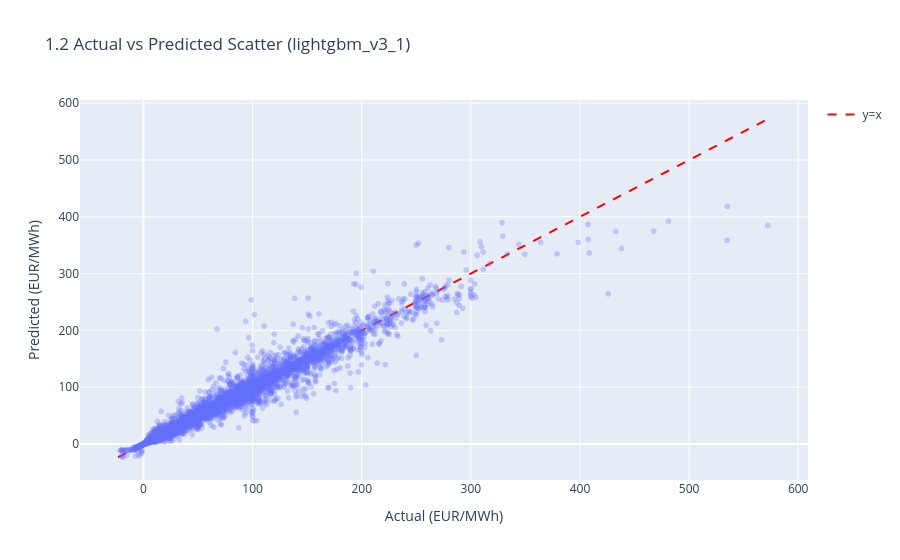

The code cell stored with this chart in its notebook:
### Code cell
# 1.2 Actual vs Predicted - scatter with identity line (sampled for performance)
rng = np.random.RandomState(42)
idx = rng.choice(len(y_test), size=min(20000, len(y_test)), replace=False)

fig = px.scatter(x=y_test.values[idx], y=y_pred[idx], opacity=0.3,
                 title=f'1.2 Actual vs Predicted Scatter ({MODEL_NAME})',
                 labels={'x': 'Actual (EUR/MWh)', 'y': 'Predicted (EUR/MWh)'})

lims = [float(min(y_test.min(), y_pred.min())), float(max(y_test.max(), y_pred.max()))]
fig.add_trace(go.Scatter(x=lims, y=lims, mode='lines', name='y=x',
                         line=dict(color='red', dash='dash')))
show(fig)

### Figure 1 — Plotly figure (JSON) as saved in the notebook; plotly's stock layout.template omitted (floating-point values rounded to 4 significant figures; data arrays with more than 128 entries replaced by an {"elided": "..."} marker saying what was removed)
{"data": [{"hovertemplate": "Actual (EUR/MWh)=%{x}<br>Predicted (EUR/MWh)=%{y}<extra></extra>", "legendgroup": "", "marker": {"color": "#636efa", "opacity": 0.3, "symbol": "circle"}, "mode": "markers", "name": "", "showlegend": false, "type": "scattergl", "x": {"elided": "20000 float values"}, "xaxis": "x", "y": {"elided": "20000 float values"}, "yaxis": "y"}, {"line": {"color": "red", "dash": "dash"}, "mode": "lines", "name": "y=x", "type": "scatter", "x": [-23.25, 572.2], "y": [-23.25, 572.2]}], "layout": {"legend": {"tracegroupgap": 0}, "title": {"text": "1.2 Actual vs Predicted Scatter (lightgbm_v3_1)"}, "xaxis": {"anchor": "y", "domain": [0, 1], "title": {"text": "Actual (EUR/MWh)"}}, "yaxis": {"anchor": "x", "domain": [0, 1], "title": {"text": "Predicted (EUR/MWh)"}}}}
